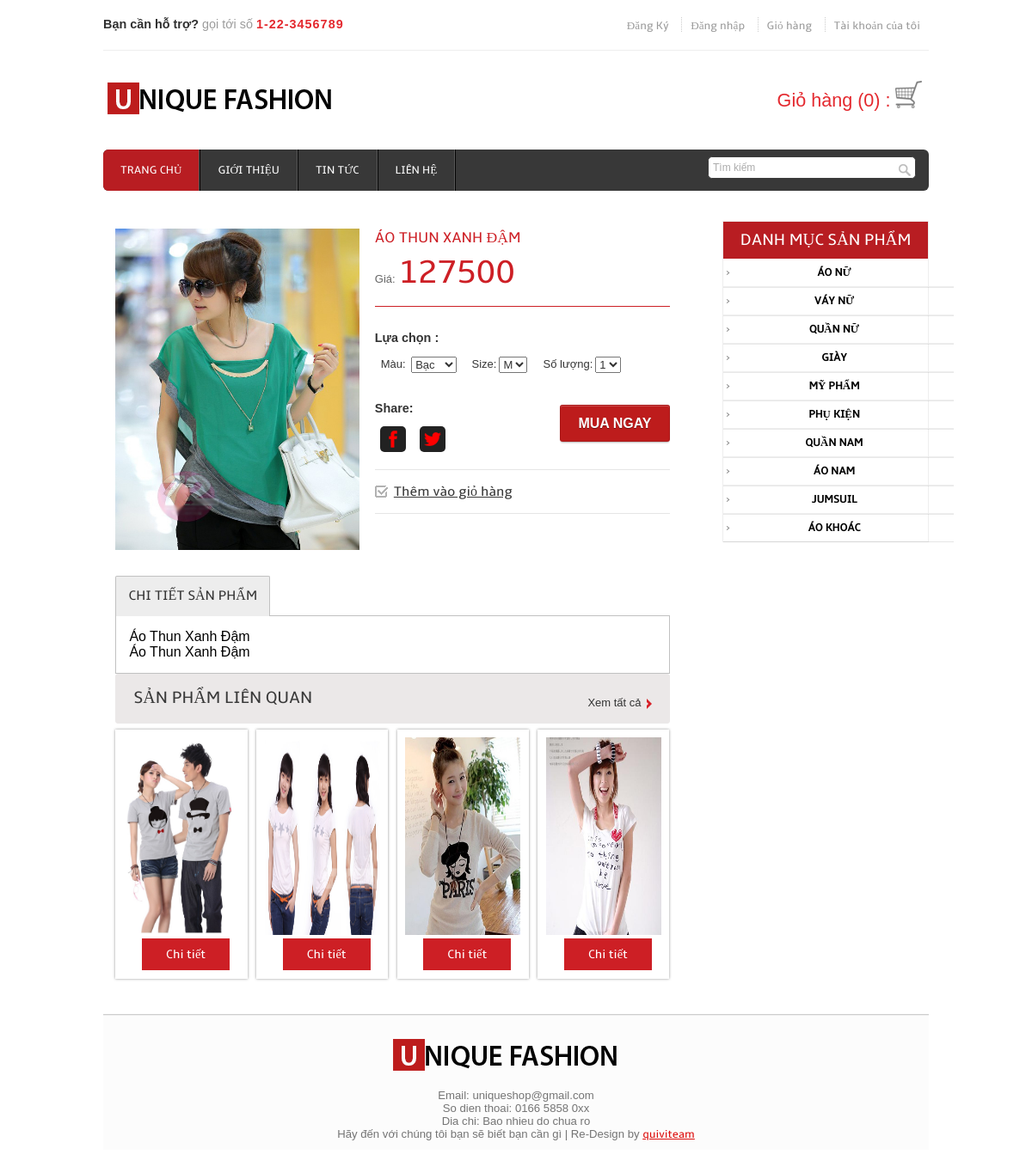
The page /preview.php?id=12 on the database its author committed.
### tables this page shows
CREATE TABLE IF NOT EXISTS `tbl_san_pham` (
  `id_san_pham` int(11) NOT NULL AUTO_INCREMENT,
  `ten_san_pham` varchar(300) NOT NULL,
  `id_nhom_sp` int(11) NOT NULL,
  `size` varchar(100) NOT NULL,
  `gioi_tinh` tinyint(1) NOT NULL,
  `gia` decimal(10,0) NOT NULL,
  `so_luong` int(11) NOT NULL,
  `phan_tram_sale` int(11) NOT NULL,
  `tieu_de` varchar(500) NOT NULL,
  `anh_dai_dien` varchar(500) NOT NULL,
  `noi_dung` text NOT NULL,
  `ngay_nhap` datetime NOT NULL,
  PRIMARY KEY (`id_san_pham`),
  UNIQUE KEY `id_san_pham` (`id_san_pham`),
  KEY `FK_id_nhom_sp` (`id_nhom_sp`)
);

CREATE TABLE IF NOT EXISTS `tbl_danh_muc` (
  `id_danh_muc` int(11) NOT NULL AUTO_INCREMENT,
  `ten_danh_muc` varchar(200) NOT NULL,
  PRIMARY KEY (`id_danh_muc`)
);

### preview.php (the view, shortened to what this page needs)
<!DOCTYPE HTML>
<html>
<head>
<link href="css/style.css" rel="stylesheet" type="text/css" media="all" />
<link href="css/easy-responsive-tabs.css" rel="stylesheet"
	type="text/css" media="all" />
<link rel="stylesheet" href="css/global.css">
</head>
<body>
	<div class="wrap">
		<div class="header">
			<?php
			include 'modules/header_top.php';
			if (isset ( $_GET ['id'] )) {
				$id_san_pham = $_GET ['id'];
				$query = "select * from tbl_san_pham where id_san_pham = " . $id_san_pham;
				$result = mysql_db_query ( "web_ban_quan_ao", $query );
				while ( $row = mysql_fetch_assoc ( $result ) ) {
					?>
			<div class="main">
				<div class="content_view">
					<div class="section group">
						<div class="cont-desc span_1_of_2">
							<div class="product-details">
								<div class="grid images_3_of_2">
									<div id="container">
										<div id="products_example">
											<div id="products">
												<div class="slides_container">
													<a href="#" target="_blank"><img
														src="<?php echo $row['anh_dai_dien'] ?>"
														alt="shop_quan_ao" /></a>
												</div>
											</div>
										</div>
									</div>
								</div>
								<div class="desc span_3_of_2">
									<h2><?php echo $row['ten_san_pham'] ?></h2>
									<div class="price">
										<p>
											Giá: <span><?php echo $row['gia']*(100-$row['phan_tram_sale'])/100 ?></span>
										</p>
									</div>
									<div class="available">
										<p>Lựa chọn :</p>
										<ul>
											<li>Màu:
												<select>
														<option>Bạc</option>
												</select>
											</li>
											<li>Size:<select>
											<?php
											$mang_size = explode ( ",", $row ["size"] );
											for($i = 0; $i < count ( $mang_size ); $i ++) {
											?>
												<option><?php echo $mang_size[$i] ?></option>
											<?php
											}
											?>
											</select></li>
											<li>Số lượng:<select>
													<option>1</option>
											</select></li>
										</ul>
									</div>
									<div class="share-desc">
										<div class="share">
											<p>Share:</p>
											<ul>
												<li><a href="#"><img src="images/facebook.png" alt="" /></a></li>
												<li><a href="#"><img src="images/twitter.png" alt="" /></a></li>
											</ul>
										</div>
										<div class="button">
											<span><a href="#">MUA NGAY</a></span>
										</div>
									</div>
									<div class="wish-list">
										<ul>
											<li class="wish"><a href="#">Thêm vào giỏ hàng</a></li>
										</ul>
									</div>
								</div>
							</div>
							<div class="product_desc">
								<div id="horizontalTab">
									<ul class="resp-tabs-list">
										<li>Chi tiết sản phẩm</li>
									</ul>
									<div class="resp-tabs-container">
										<div class="product-desc">
											<h3><?php echo $row['tieu_de'] ?></h3>
											<?php echo $row['noi_dung']?>
										</div>
									</div>
								</div>
							</div>
							<div class="content_bottom">
								<div class="heading">
									<h3>Sản phẩm liên quan</h3>
								</div>
								<div class="see">
									<p>
										<a href="#">Xem tất cả</a>
									</p>
								</div>
							</div>
							<div class="section group">
								<?php
					$query = "select * from tbl_san_pham where id_nhom_sp = " . $row ['id_nhom_sp'] . " LIMIT 0,4";
					$result = mysql_db_query ( "web_ban_quan_ao", $query );
					while ( $row_nhom = mysql_fetch_assoc ( $result ) ) {
						?>
								<div class="grid_1_of_4 images_1_of_4_detail">
									<a href="#"><img src="<?php echo $row_nhom['anh_dai_dien'] ?>"
										alt="" /></a>
									<div class="price" style="border: none">
										<div class="add-cart_view" style="float: none">
											<h4>
												<a
													href="preview.php?id=<?php echo $row_nhom['id_san_pham'] ?>">Chi
													tiết</a>
											</h4>
										</div>
									</div>
								</div>
								<?php
					}
					?>
							</div>
						</div>
						<div class="header_bottom_left_view">
							<div class="categories_view">
								<h3>DANH MỤC SẢN PHẨM</h3>
								<ul class="ac-menu">
									<?php
									$query_dm = "select * from tbl_danh_muc";
									$result_dm = mysql_db_query ( "web_ban_quan_ao", $query_dm );
									while ( $row_dm = mysql_fetch_assoc ( $result_dm ) ) {
									?>
									<li id="<?php echo $row_dm['id_danh_muc'] ?>"><a href="#<?php echo $row_dm['id_danh_muc'] ?>"><?php echo $row_dm["ten_danh_muc"] ?></a>
									</li>
									<?php
									}
									?>
								</ul>
							</div>
						</div>
					</div>
				</div>
			</div>
		</div>
		<?php
				}
			}
			include 'modules/footer.php';
			?>
	</div>
</body>
</html>

### css/easy-responsive-tabs.css (style rules this page uses)
.resp-tabs-list li { font-family: 'ambleregular'; font-size:1em; color:#333;; text-transform: uppercase; display: inline-block; padding: 13px 15px; margin: 0; list-style: none; cursor: pointer; float: left; background: #EDEDED; margin-right: 5px; border-radius: 2px 2px 0 0; }
.resp-tabs-container { padding: 0px; background-color: #fff; clear: left; }
.resp-tab-content { display: none; padding: 15px; }
.resp-tab-active { border: 1px solid #c1c1c1; border-bottom: none; margin-bottom: -1px !important; padding: 12px 14px 14px 14px !important; }
.resp-tab-active { border-bottom: none; background-color: #fff; }
.resp-tab-content { border: 1px solid #c1c1c1; }

### css/global.css (style rules this page uses)
#container { margin:0 auto; position:relative; z-index:0; }
#products_example { position:relative; }
#products .slides_container { width:99.5%; overflow:hidden; float:left; position:relative; display:none; }
.slides_container a { width:366px; height:374px; display:block; }
.slides_container img { width: 80%; height: 100%; display:block; }

### rows shown on the page
tbl_san_pham: anh_dai_dien (picture), ten_san_pham "ÁO THUN XANH ĐẬM", $row['gia']*(100-$row['phan_tram_sale'])/100 "127500", size "M", tieu_de "Áo Thun Xanh Đậm", noi_dung "Áo Thun Xanh Đậm"
tbl_san_pham: anh_dai_dien (picture)
tbl_san_pham: anh_dai_dien (picture)
tbl_san_pham: anh_dai_dien (picture)
tbl_san_pham: anh_dai_dien (picture)
tbl_danh_muc: ten_danh_muc "ÁO NỮ"
tbl_danh_muc: ten_danh_muc "VÁY NỮ"
tbl_danh_muc: ten_danh_muc "QUẦN NỮ"
tbl_danh_muc: ten_danh_muc "GIÀY"
tbl_danh_muc: ten_danh_muc "MỸ PHẨM"
tbl_danh_muc: ten_danh_muc "PHỤ KIỆN"
tbl_danh_muc: ten_danh_muc "QUẦN NAM"
tbl_danh_muc: ten_danh_muc "ÁO NAM"
tbl_danh_muc: ten_danh_muc "JUMSUIL"
tbl_danh_muc: ten_danh_muc "ÁO KHOÁC"
